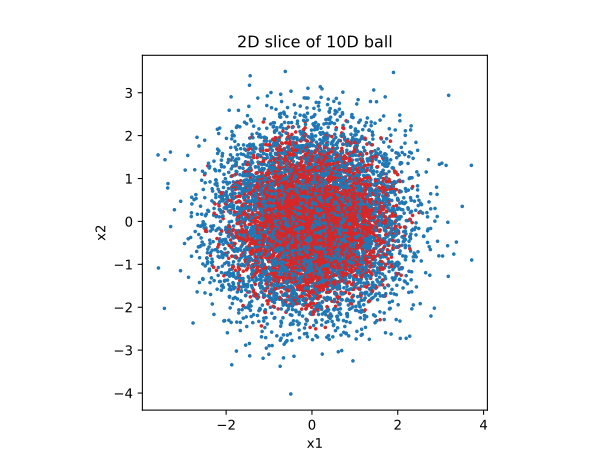

This chart was generated by the following Python code:
import scipy.stats as st
import numpy as np
import matplotlib.pyplot as plt

n = 10000
k = 10
X = st.norm().rvs(size=(n, k))
threshold = st.chi2.ppf(0.5, k)
print(f"threshold: {threshold}")
y = ((X*X).sum(axis=1) < threshold)*2 - 1
print(f"y.shape: {y.shape}")
print(f"X.shape: {X.shape}")

print("Saving X and y data...")
np.save("X.npy", X)
np.save("y.npy", y)

x1, x2 , *ignore = X.T
colors = np.array(["tab:blue", "tab:red"])
fig1, ax = plt.subplots()
ax.set_aspect('equal')
y_color_indic = (y+1)//2
ax.scatter(x1, x2, s=3, c=colors[y_color_indic])
plt.title("2D slice of 10D ball")
plt.xlabel("x1")
plt.ylabel("x2")
# ax.add_patch(plt.Circle((0, 0), threshold**0.5, color='black', fill=False))
plt.savefig("gen_data.svg")
plt.close()